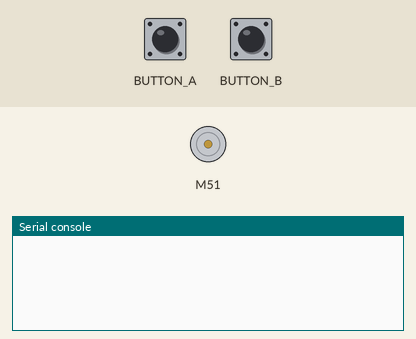
Recording of a program running on a simulated Circuit Playground running CircuitPython. Shown: DC motor (green arrow = forward, orange = backward, longer = faster), the last lines printed to the serial console. The inputs (shaded band) are chosen by the test bench.

Above: at 1.2 s.
1.3 s: button A pressed for 0.15 s
At 2.6 s:
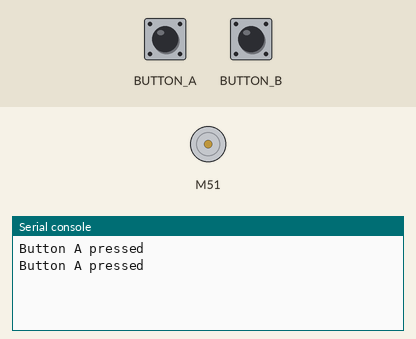
2.9 s: button B pressed for 0.15 s
At 3.9 s:
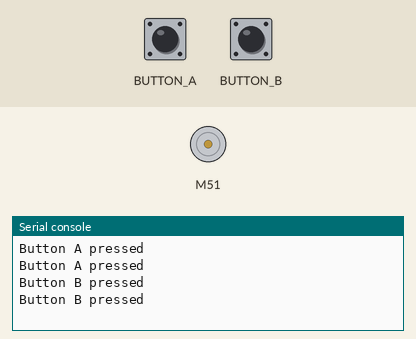

The program:

Robot_Button_Starter.py
```python
import time
from adafruit_circuitplayground import cp
import board
import pwmio
from adafruit_motor import servo
#Assigns pin A1 as a PWM output (controls the servo)

#gets the servo set up for initial operation
def setup_servo():
    #create a PWM object on pin A1
    pwm = pwmio.PWMOut(board.A1, frequency=25)

    # Create a servo object, my_servo.
    s = servo.ContinuousServo(pwm)
    return s

def button_A_or_B():
    while True:
        # checks to see if button A is pressed
        if cp.button_a:
            print("Button A pressed")

        # checks to see if button B is pressed
        if cp.button_b:
            print("Button B pressed")
        time.sleep(0.1)


def main():
    # Create a servo object named my_servo
    my_servo = setup_servo()

    # displays which button is pressed (you can use some of the code from this function in main)
    button_A_or_B()

    # Modify the code below to spin the servo counterclockwise if button B is pressed,
    # clockwise if button A is pressed, and not spinning if neither button is pressed
    # You will need to use the code that's commented out in the 3 lines below
    # my_servo.throttle = 1 # Spins the servo counterclockwise
    # my_servo.throttle = 0.0 # Stops the servo
    # my_servo.throttle = -1 # Spins the servo clockwise
    # enter code here


main()
```

Measured:
- after the input at 1.3 s, the serial console: prints a new line at once (image 1)
- after the input at 2.9 s, the serial console: prints a new line at once (image 2)
